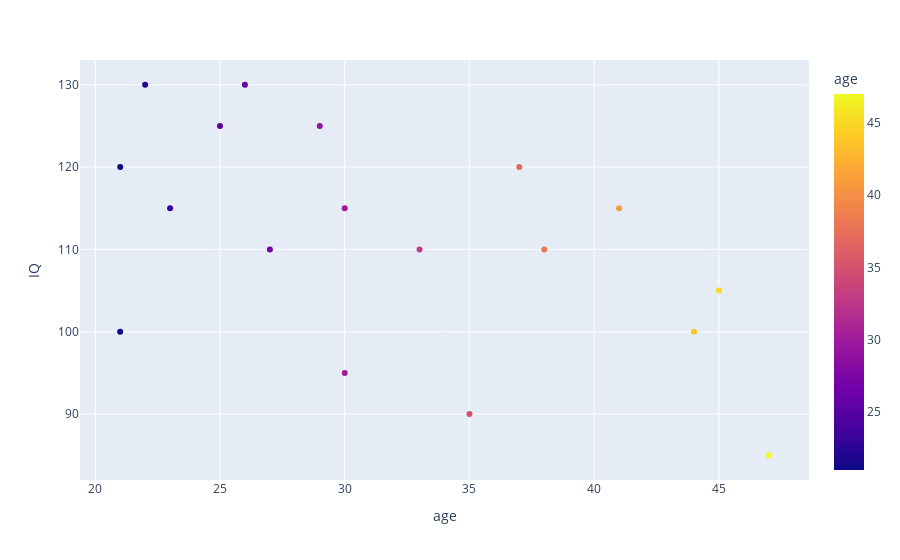

The notebook cell saved with this chart:
### Markdown cell above
# REGRESI LINIER

### Code cell
age = [25, 26, 29, 30, 30, 31, 44, 46, 22, 33,
       35, 27, 21, 23, 45, 47, 41, 38, 37, 21, 24]
data = [125, 130, 125, 95, 115, np.nan, 100, np.nan, 130, 110,
        90, 110, 120, 115, 105, 85, 115, 110, 120, 100, np.nan]

df = pd.DataFrame({'age': age, 'IQ': data})

# hapus data NaN
df = df.dropna()

# buat grafik scatter
fig = px.scatter(df, x='age', y='IQ',
                 color='age', hover_data=['age', 'IQ'])
fig.show()

### Figure 1 — Plotly figure (JSON) as saved in the notebook; plotly's stock layout.template omitted (floating-point values rounded to 4 significant figures)
{"data": [{"hovertemplate": "age=%{marker.color}<br>IQ=%{y}<extra></extra>", "legendgroup": "", "marker": {"color": [25, 26, 29, 30, 30, 44, 22, 33, 35, 27, 21, 23, 45, 47, 41, 38, 37, 21], "coloraxis": "coloraxis", "symbol": "circle"}, "mode": "markers", "name": "", "orientation": "v", "showlegend": false, "type": "scatter", "x": [25, 26, 29, 30, 30, 44, 22, 33, 35, 27, 21, 23, 45, 47, 41, 38, 37, 21], "xaxis": "x", "y": [125, 130, 125, 95, 115, 100, 130, 110, 90, 110, 120, 115, 105, 85, 115, 110, 120, 100], "yaxis": "y"}], "layout": {"coloraxis": {"colorbar": {"title": {"text": "age"}}, "colorscale": [[0, "#0d0887"], [0.1111, "#46039f"], [0.2222, "#7201a8"], [0.3333, "#9c179e"], [0.4444, "#bd3786"], [0.5556, "#d8576b"], [0.6667, "#ed7953"], [0.7778, "#fb9f3a"], [0.8889, "#fdca26"], [1, "#f0f921"]]}, "legend": {"tracegroupgap": 0}, "margin": {"t": 60}, "xaxis": {"anchor": "y", "domain": [0, 1], "title": {"text": "age"}}, "yaxis": {"anchor": "x", "domain": [0, 1], "title": {"text": "IQ"}}}}
